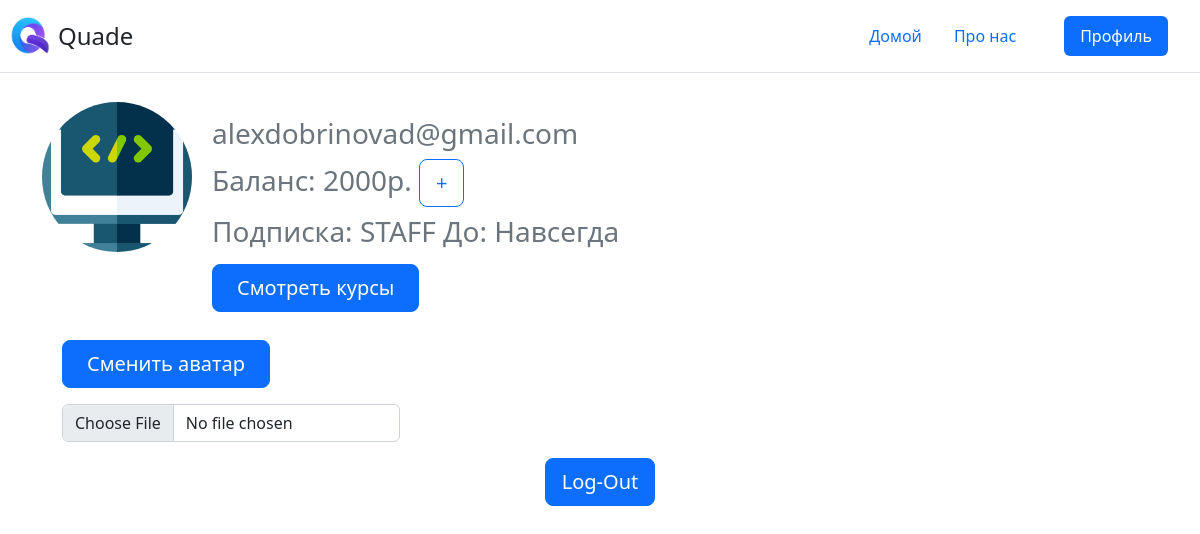
/account/profile (signed in), run on an earlier commit of the app's database.
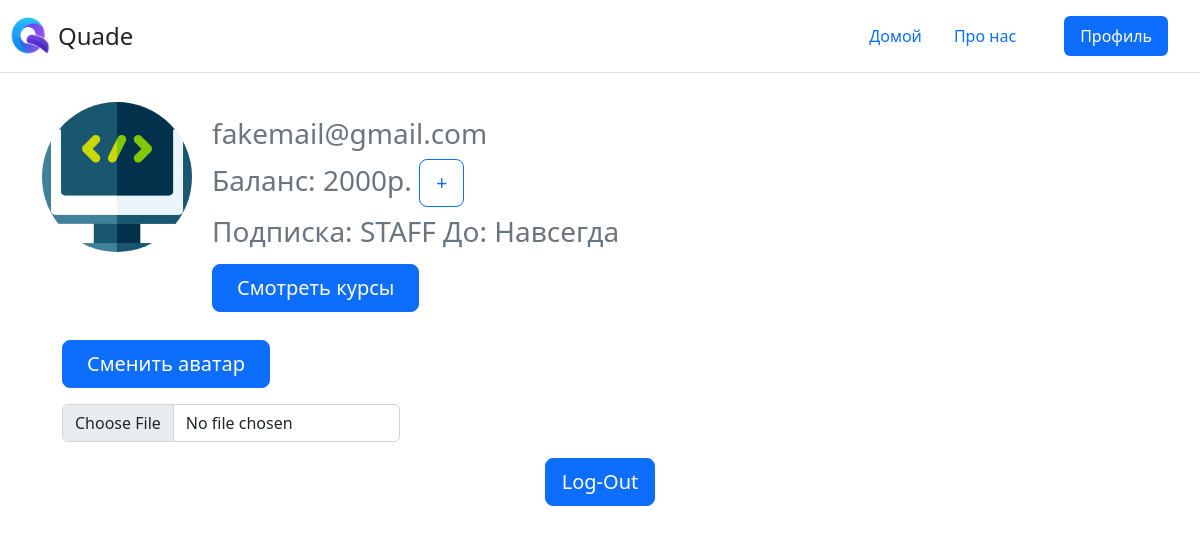
And on a later commit of the database.
### user_account/models.py (models this page shows)
class NewUser(AbstractBaseUser, PermissionsMixin):
    SUBSCRIBE_CHOISE = (
        ("DEFAULT", "DEFAULT"),
        ("BASIC", "BASIC"),
        ("PREMIUM", "PREMIUM")
    )
    email = models.EmailField(_('почта'), unique=True)
    balance = models.PositiveBigIntegerField(_('баланс'), default=0)
    subscribe = models.CharField(_('тип подписки'), choices=SUBSCRIBE_CHOISE, default="DEFAULT", max_length=7)
    subscribe_date = models.DateField(_('подписка до'), default=timezone.now())
    now=datetime.now()
    start_date = models.DateTimeField(_('дата регистрации'), default=timezone.now())
    user_image = models.ImageField(_('фото профиля'), upload_to='profile_image/', default='profile_image/user.png')
    is_staff = models.BooleanField(_('staff'),default=False)
    is_active = models.BooleanField(_('активный'),default=True)
    objects = CustomAccountManager()
    USERNAME_FIELD = 'email'
    def __str__(self):
        return self.email
    class Meta:
        verbose_name = 'Пользователь'
        verbose_name_plural = 'Пользователи'

### user_account/views.py (the view)
# urls.py: path('profile', views.profile, name='profile'),
def profile(request):
    if request.method == 'POST':
        form = ProfileImage(request.FILES, request.POST)
        if form.is_valid():
            pass
    form = ProfileImage
    context = {
        'form': form
        }
    return render(request, 'main/profile.html', context)

### main/templates/main/profile.html (shortened to what this page needs)
{% extends 'main/base.html'%}
{% load static %}
{% block header-button %}
    <li class="nav-item"><a href="{% url 'home' %}" class="nav-link">Домой</a></li>
    <li class="nav-item"><a href="{% url 'about' %}" class="nav-link" aria-current="page">Про нас</a></li>
{% endblock %}
{% block content %}
    <head>
        <link rel="stylesheet" href="{% static 'main/css/style.css' %}" type="text/css"/>
    </head>
    {% if user.is_authenticated %}
        <div class="flex">
            <img src="{{ user.user_image.url }}" class="round"  width="150" height="150" >
            <div class="block inline">
                <h1 class="fs-3 text-muted">{{ user }}</h1>
                <h1 class="fs-3 text-muted">Баланс: {{ user.balance }}р. <a class="w-10 btn btn-lg btn-outline-primary" href="{% url 'balance' %}" class="nav-link">+</a></h1>
                {% if user.is_staff %}
                    <h4 class="fs-3 text-muted">Подписка: STAFF До: Навсегда</p>
                {% elif user.subscribe == "DEFAULT" %}
                <h4 class="fs-3 text-muted">Подписка: {{ user.subscribe }}
                {% else %}
                    <h4 class="fs-3 text-muted">Подписка: {{ user.subscribe }} До: {{ user.subscribe_date }}</h4>
                {% endif %}
                {% if user.subscribe != "DEFAULT" %}
                    <a href="courses" class="btn btn-primary btn-lg px-4">Смотреть курсы</a>
                {% endif %}
            </div>
        </div>
        <div class="block flex">
            <form method="post" enctype="multipart/form-data">
                <button type="submit" class="btn btn-primary btn-lg px-4">Сменить аватар</button>
                {{form.user_image}}
            </form>
        </div>
        <div class="text-center ">
            <a href="{% url 'logout' %}" class="w-20 mb-2 btn btn-lg rounded-3 btn-primary">Log-Out</a>
        </div>
    {% else %}
        <a href="{% url 'login' %}" class="w-100 mb-2 btn btn-lg rounded-3 btn-primary">Войдите пожалуйста</a>
    {% endif %}
{% endblock %}

### main/templates/main/base.html (shortened to what this page needs)
{% load static %}
<!doctype html>
<html lang="ru">
<head>
    <link rel="stylesheet" href="https://cdn.jsdelivr.net/npm/bootstrap@5.2.0/dist/css/bootstrap.min.css">
    <link rel="stylesheet" href="{% static 'main/css/style.css' %}" type="text/css"/>
</head>
<body>
    <header class="d-flex flex-wrap justify-content-center py-3 mb-4 border-bottom">
          <a href="/reject" class="d-flex align-items-center mb-3 mb-md-0 me-md-auto text-dark text-decoration-none">
            <img src="{% static 'main/img/logo.png' %}" class="bi me-2 shortcut-icon"  width="40" height="40" >
            <span class="fs-4" >Quade</span>
          </a>
          <ul class="nav nav-pills">
              {% block header-button %}{% endblock %}
              <li class="nav-item"><a class="nav-link"></a></li>
              {% if user.is_authenticated %}
                    <li class="nav-item"><a href="{% url 'profile' %}" class="nav-link active">Профиль</a></li>
              {% else %}
                    <li class="nav-item"><a href="{% url 'signup' %}" class="w-100 py-2 mb-2 btn btn-outline-primary rounded-3">Sign-Up</a></li>
              {% endif %}
              <li class="nav-item"><a class="nav-link"></a></li>
          </ul>
    </header>
    <div class="container">
        {% block content %}{% endblock %}
    </div>
</body>
</html>

### static/main/css/style.css (style rules this page uses)
.round { border-radius: 50%; margin-top: 5px; }
.flex { display: flex; }
.block { margin-left: 20px; margin-top: 20px; }
.shortcut-icon { margin-left: 10px; }
.inline { display:inline-block; }

What changed in the data, as far as the page shows it:
changed NewUser: email "alexdobrinovad@gmail.com" → "fakemail@gmail.com"
